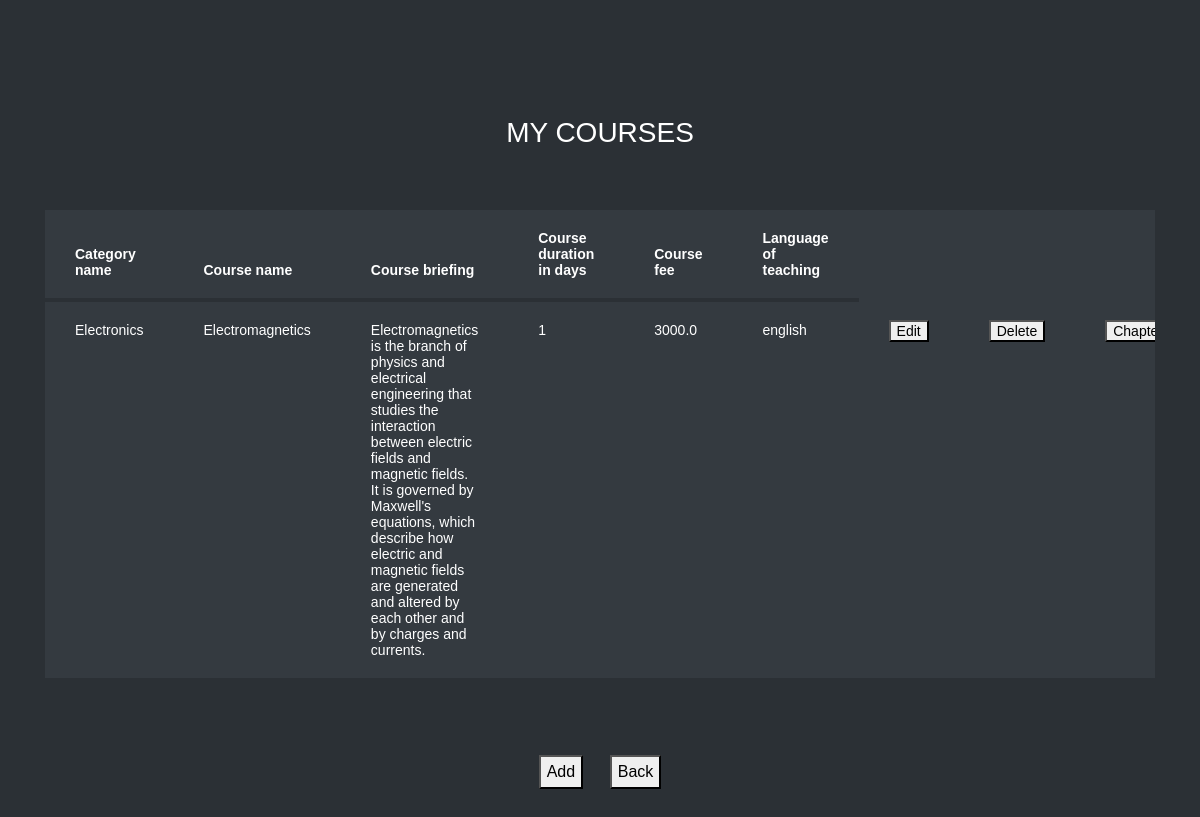
The app's page /course_tr/ (signed in) with its own data.
### learn/models.py (models this page shows, shortened)
class Course(models.Model):
    Course_title = models.CharField(max_length=200, null=True)
    Course_brief = models.TextField(null=True)
    Course_duration = models.IntegerField(null=True)
    Course_fee = models.FloatField(null=True)
    Language = models.CharField(max_length=200, null=True)
    cou_cat = models.ForeignKey(Category, on_delete=models.CASCADE, null=True,related_name = 'Course_to_category')
    cou_reg = models.ForeignKey(Registration, on_delete=models.SET_NULL, null=True, related_name = 'Course_to_registration')

class Category(models.Model):
    Category_title = models.CharField(max_length=200, null=True)
    Image = models.ImageField(null=True)

### learn/views.py (the view)
# urls.py: path('course_tr/', learn.views.course_tr, name='course_tr'),
def course_tr(request):
    dd = Course.objects.filter(cou_reg = request.session['logg'])
    return render(request,'course_tr.html',{'dd':dd})

### Template/course_tr.html (shortened to what this page needs)
{% load static %}
<html lang="en">
  <head>
	<link rel="stylesheet" href="https://stackpath.bootstrapcdn.com/font-awesome/4.7.0/css/font-awesome.min.css">
	<link rel="stylesheet" href="{% static 'tabble/css/style.css' %}">
	</head>
	<body>
	<section class="ftco-section">
		<div class="container">
			<div class="row justify-content-center">
				<div class="col-md-6 text-center mb-5">
					<h2 class="heading-section">MY COURSES</h2>
				</div>
			</div>
			{% if dd %}
			<div class="row">
				<div class="col-md-12">
					<div class="table-wrap">
						<table class="table table-bordered table-dark table-hover">
						  <thead>
						    <tr>
                                <th>
                                    Category name
                                </th>
                                <th>
                                    Course name
                                </th>
                                <th>
                                    Course briefing
                                </th>
                                <th>
                                    Course duration in days
                                </th>
                                <th>
                                    Course fee
                                </th>
                                <th>
                                    Language of teaching
                                </th>
						    </tr>
						  </thead>
						  <tbody>
						  {% for i in dd %}
						    <tr>
                              <td>
                                  {{i.cou_cat.Category_title}}
                              </td>
                              <td>
                                  {{i.Course_title}}
                              </td>
                              <td>
                                  {{i.Course_brief}}
                              </td>
                              <td>
                                  {{i.Course_duration}}
                              </td>
                              <td>
                                  {{i.Course_fee}}
                              </td>
                              <td>
                                  {{i.Language}}
                              </td>
                              <td>
                                  <button type="button" onclick="location.href='{% url 'edit_course_tr' i.id %}'" name='t_h'>Edit</button>
                              </td>
                              <td>
                                  <button type="button" onclick="location.href='{% url 'delete_course_tr' i.id %}'" name='del'>Delete</button>
                              </td>
                               <td>
                                  <button type="button" onclick="location.href='{% url 'chapter_tr' i.id %}'" name='del'>Chapters</button>
                              </td>
						    </tr>
						  {% endfor %}
						  </tbody>
						</table>
					</div>
				</div>
			</div>
			{% else %}
			<h1 align="center" style="color:blue">No courses added</h1>
			{% endif %}
		</div>
		<br><br>
		<div align="center">
          <button type="button" onclick="location.href='{% url 'add_course_tr' %}'" name='mybtn2'>Add</button>&nbsp&nbsp&nbsp&nbsp&nbsp
			<button type="button" onclick="location.href='{% url 'teacher_home' %}'" name='mybtn2'>Back</button>
		</div>
	</section>
	</body>
</html>

### records on screen
Course: cou_cat.Category_title "Electronics", Course_title "Electromagnetics", Course_brief "Electromagnetics is the branch of physics and electrical engineering that studies the interaction between electric fields and magnetic fields. It is governed by Maxwell's equations, which describe how electric and magnetic fields are generated and altered by each other and by charges and currents.", Course_duration "1", Course_fee "3000.0", Language "english"
